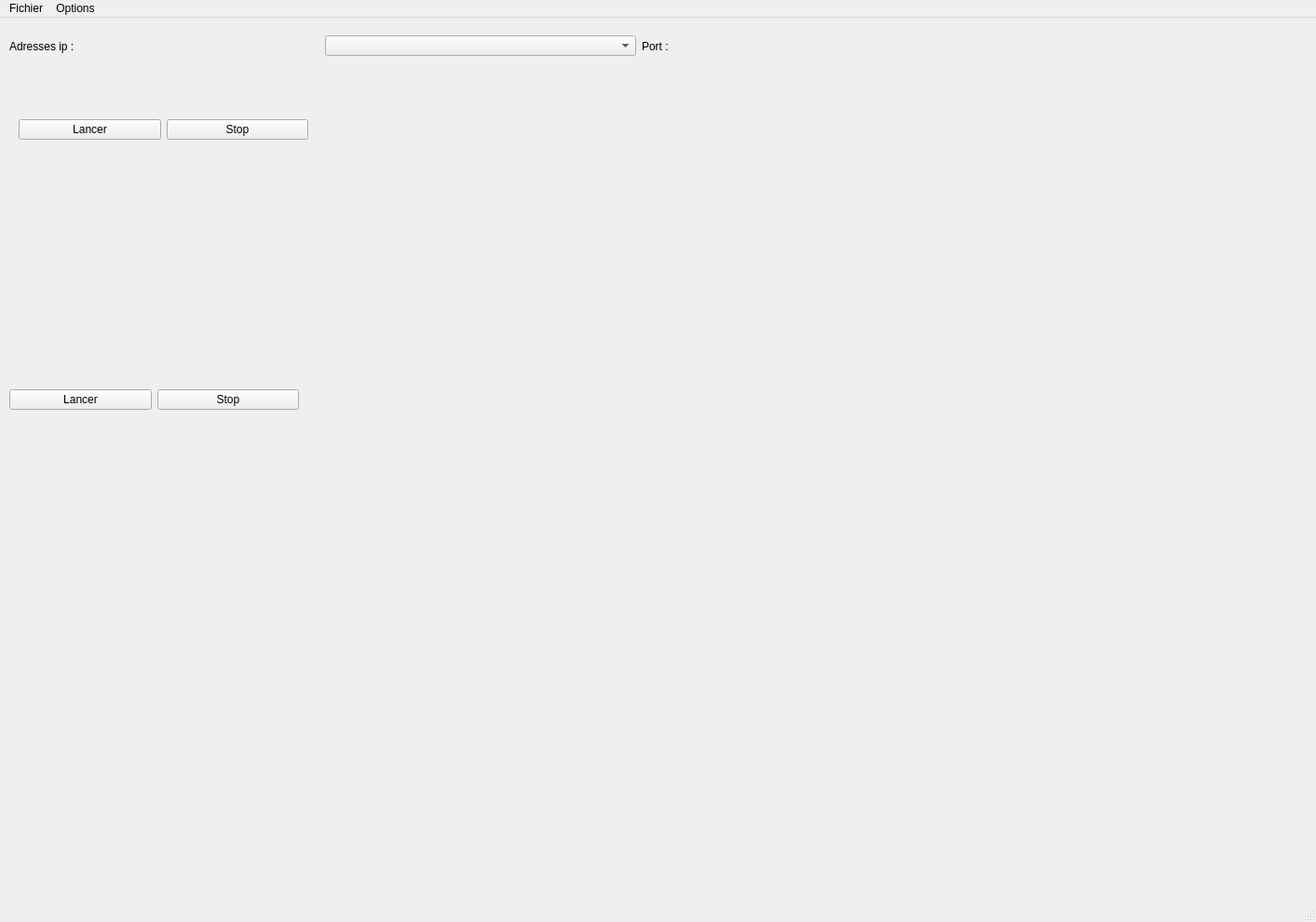
<?xml version="1.0" encoding="UTF-8"?>
<ui version="4.0">
 <class>MainWindow</class>
 <widget class="QMainWindow" name="MainWindow">
  <property name="geometry">
   <rect>
    <x>0</x>
    <y>0</y>
    <width>1413</width>
    <height>990</height>
   </rect>
  </property>
  <property name="windowTitle">
   <string>MainWindow</string>
  </property>
  <widget class="QWidget" name="centralwidget">
   <widget class="QWidget" name="horizontalLayoutWidget">
    <property name="geometry">
     <rect>
      <x>10</x>
      <y>10</y>
      <width>1351</width>
      <height>41</height>
     </rect>
    </property>
    <layout class="QHBoxLayout" name="horizontalLayout">
     <item>
      <widget class="QLabel" name="label_ip">
       <property name="text">
        <string>Adresses ip : </string>
       </property>
      </widget>
     </item>
     <item>
      <widget class="QComboBox" name="listeAdresse"/>
     </item>
     <item>
      <widget class="QLabel" name="label_port">
       <property name="enabled">
        <bool>true</bool>
       </property>
       <property name="text">
        <string>Port :</string>
       </property>
      </widget>
     </item>
     <item>
      <widget class="QLabel" name="label_state_server">
       <property name="layoutDirection">
        <enum>Qt::LeftToRight</enum>
       </property>
       <property name="text">
        <string/>
       </property>
      </widget>
     </item>
    </layout>
   </widget>
   <widget class="QCustomPlot" name="plot" native="true">
    <property name="geometry">
     <rect>
      <x>350</x>
      <y>80</y>
      <width>1031</width>
      <height>271</height>
     </rect>
    </property>
   </widget>
   <widget class="QWidget" name="horizontalLayoutWidget_2">
    <property name="geometry">
     <rect>
      <x>20</x>
      <y>80</y>
      <width>311</width>
      <height>80</height>
     </rect>
    </property>
    <layout class="QHBoxLayout" name="horizontalLayout_2">
     <item>
      <widget class="QPushButton" name="btn_Lancer">
       <property name="text">
        <string>Lancer</string>
       </property>
      </widget>
     </item>
     <item>
      <widget class="QPushButton" name="btn_Stop">
       <property name="text">
        <string>Stop</string>
       </property>
      </widget>
     </item>
    </layout>
   </widget>
   <widget class="QCustomPlot" name="plot_humidity" native="true">
    <property name="geometry">
     <rect>
      <x>350</x>
      <y>360</y>
      <width>1031</width>
      <height>321</height>
     </rect>
    </property>
   </widget>
   <widget class="QWidget" name="horizontalLayoutWidget_3">
    <property name="geometry">
     <rect>
      <x>10</x>
      <y>370</y>
      <width>311</width>
      <height>80</height>
     </rect>
    </property>
    <layout class="QHBoxLayout" name="horizontalLayout_3">
     <item>
      <widget class="QPushButton" name="btn_Lancer_2">
       <property name="text">
        <string>Lancer</string>
       </property>
      </widget>
     </item>
     <item>
      <widget class="QPushButton" name="btn_Stop_2">
       <property name="text">
        <string>Stop</string>
       </property>
      </widget>
     </item>
    </layout>
   </widget>
  </widget>
  <widget class="QMenuBar" name="menubar">
   <property name="geometry">
    <rect>
     <x>0</x>
     <y>0</y>
     <width>1413</width>
     <height>20</height>
    </rect>
   </property>
   <widget class="QMenu" name="menuFichier">
    <property name="title">
     <string>Fichier</string>
    </property>
   </widget>
   <widget class="QMenu" name="menuOptions">
    <property name="title">
     <string>Options</string>
    </property>
   </widget>
   <addaction name="menuFichier"/>
   <addaction name="menuOptions"/>
  </widget>
  <widget class="QStatusBar" name="statusbar"/>
 </widget>
 <customwidgets>
  <customwidget>
   <class>QCustomPlot</class>
   <extends>QWidget</extends>
   <header location="global">qcustomplot.h</header>
   <container>1</container>
  </customwidget>
 </customwidgets>
 <resources/>
 <connections/>
</ui>
